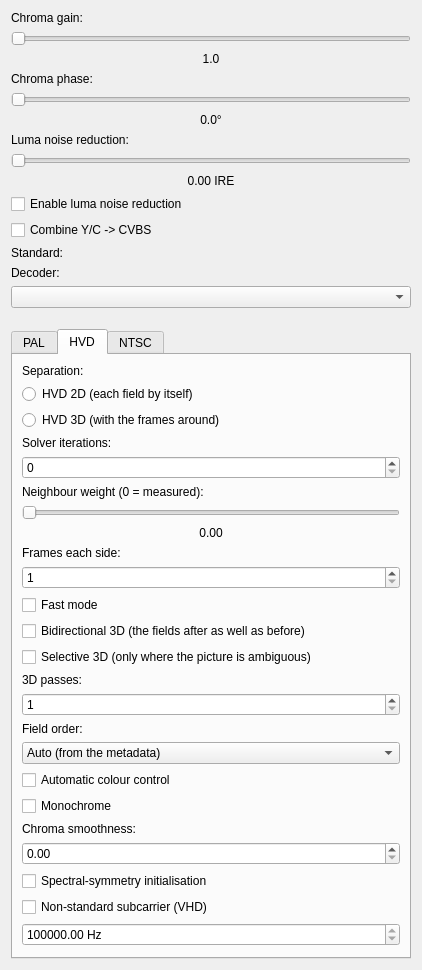
<?xml version="1.0" encoding="UTF-8"?>
<ui version="4.0">
 <class>ChromaDecoderConfigDialog</class>
 <widget class="QDialog" name="ChromaDecoderConfigDialog">
  <property name="geometry">
   <rect>
    <x>0</x>
    <y>0</y>
    <width>460</width>
    <height>637</height>
   </rect>
  </property>
  <property name="windowTitle">
   <string>Chroma Decoder Configuration</string>
  </property>
  <layout class="QVBoxLayout" name="outerVerticalLayout">
   <property name="sizeConstraint">
    <enum>QLayout::SetFixedSize</enum>
   </property>
   <item>
    <widget class="QLabel" name="chromaGainLabel">
     <property name="text">
      <string>Chroma gain:</string>
     </property>
    </widget>
   </item>
   <item>
    <widget class="QSlider" name="chromaGainHorizontalSlider">
     <property name="sizePolicy">
      <sizepolicy hsizetype="MinimumExpanding" vsizetype="Fixed">
       <horstretch>0</horstretch>
       <verstretch>0</verstretch>
      </sizepolicy>
     </property>
     <property name="minimumSize">
      <size>
       <width>400</width>
       <height>0</height>
      </size>
     </property>
     <property name="maximum">
      <number>200</number>
     </property>
     <property name="orientation">
      <enum>Qt::Horizontal</enum>
     </property>
    </widget>
   </item>
   <item>
    <widget class="QLabel" name="chromaGainValueLabel">
     <property name="text">
      <string>1.0</string>
     </property>
     <property name="alignment">
      <set>Qt::AlignCenter</set>
     </property>
    </widget>
   </item>
   <item>
    <widget class="QLabel" name="chromaPhaseLabel">
     <property name="text">
      <string>Chroma phase:</string>
     </property>
    </widget>
   </item>
   <item>
    <widget class="QSlider" name="chromaPhaseHorizontalSlider">
     <property name="maximum">
      <number>200</number>
     </property>
     <property name="orientation">
      <enum>Qt::Horizontal</enum>
     </property>
    </widget>
   </item>
   <item>
    <widget class="QLabel" name="chromaPhaseValueLabel">
     <property name="text">
      <string>0.0°</string>
     </property>
     <property name="alignment">
      <set>Qt::AlignCenter</set>
     </property>
    </widget>
   </item>
   <item>
    <widget class="QLabel" name="yNRLabel">
     <property name="text">
      <string>Luma noise reduction:</string>
     </property>
    </widget>
   </item>
   <item>
    <widget class="QSlider" name="yNRHorizontalSlider">
     <property name="orientation">
      <enum>Qt::Horizontal</enum>
     </property>
    </widget>
   </item>
   <item>
    <widget class="QLabel" name="yNRValueLabel">
     <property name="text">
      <string>0.00 IRE</string>
     </property>
     <property name="alignment">
      <set>Qt::AlignCenter</set>
     </property>
    </widget>
   </item>
   <item>
    <widget class="QCheckBox" name="enableYNRCheckBox">
     <property name="text">
      <string>Enable luma noise reduction</string>
     </property>
    </widget>
   </item>
   <item>
    <widget class="QCheckBox" name="enableYCCombineCheckBox">
     <property name="text">
      <string>Combine Y/C -> CVBS</string>
     </property>
    </widget>
   </item>
   <item>
    <widget class="QLabel" name="standardLabel">
     <property name="text">
      <string>Standard:</string>
     </property>
    </widget>
   </item>
   <item>
    <widget class="QLabel" name="decoderLabel">
     <property name="text">
      <string>Decoder:</string>
     </property>
    </widget>
   </item>
   <item>
    <widget class="QComboBox" name="decoderComboBox"/>
   </item>
   <item>
    <spacer name="verticalSpacer_1">
     <property name="orientation">
      <enum>Qt::Vertical</enum>
     </property>
     <property name="sizeHint" stdset="0">
      <size>
       <width>20</width>
       <height>15</height>
      </size>
     </property>
    </spacer>
   </item>
   <item>
    <widget class="QTabWidget" name="standardTabs">
     <property name="currentIndex">
      <number>1</number>
     </property>
     <widget class="QWidget" name="palTab">
      <attribute name="title">
       <string>PAL</string>
      </attribute>
      <layout class="QVBoxLayout" name="palVerticalLayout">
       <item>
        <widget class="QLabel" name="palFilterLabel">
         <property name="text">
          <string>Chroma filter:</string>
         </property>
        </widget>
       </item>
	   <item>
        <widget class="QRadioButton" name="palMonoRadioButton">
         <property name="text">
          <string>Mono</string>
         </property>
         <attribute name="buttonGroup">
          <string notr="true">palFilterButtonGroup</string>
         </attribute>
        </widget>
       </item>
       <item>
        <widget class="QRadioButton" name="palFilterPalColourRadioButton">
         <property name="text">
          <string>PALcolour (2D)</string>
         </property>
         <attribute name="buttonGroup">
          <string notr="true">palFilterButtonGroup</string>
         </attribute>
        </widget>
       </item>
       <item>
        <widget class="QRadioButton" name="palFilterTransform2DRadioButton">
         <property name="text">
          <string>Transform PAL 2D</string>
         </property>
         <attribute name="buttonGroup">
          <string notr="true">palFilterButtonGroup</string>
         </attribute>
        </widget>
       </item>
       <item>
        <widget class="QRadioButton" name="palFilterTransform3DRadioButton">
         <property name="text">
          <string>Transform PAL 3D</string>
         </property>
         <attribute name="buttonGroup">
          <string notr="true">palFilterButtonGroup</string>
         </attribute>
        </widget>
       </item>
       <item>
        <spacer name="verticalSpacer_7">
         <property name="orientation">
          <enum>Qt::Vertical</enum>
         </property>
         <property name="sizeHint" stdset="0">
          <size>
           <width>20</width>
           <height>15</height>
          </size>
         </property>
        </spacer>
       </item>
       <item>
        <spacer name="verticalSpacer_2">
         <property name="orientation">
          <enum>Qt::Vertical</enum>
         </property>
         <property name="sizeHint" stdset="0">
          <size>
           <width>20</width>
           <height>15</height>
          </size>
         </property>
        </spacer>
       </item>
       <item>
        <widget class="QLabel" name="thresholdLabel">
         <property name="text">
          <string>Transform threshold:</string>
         </property>
        </widget>
       </item>
       <item>
        <widget class="QSlider" name="thresholdHorizontalSlider">
         <property name="maximum">
          <number>100</number>
         </property>
         <property name="orientation">
          <enum>Qt::Horizontal</enum>
         </property>
        </widget>
       </item>
       <item>
        <widget class="QLabel" name="thresholdValueLabel">
         <property name="text">
          <string>0.4</string>
         </property>
         <property name="alignment">
          <set>Qt::AlignCenter</set>
         </property>
        </widget>
       </item>
       <item>
        <spacer name="verticalSpacer_3">
         <property name="orientation">
          <enum>Qt::Vertical</enum>
         </property>
         <property name="sizeHint" stdset="0">
          <size>
           <width>20</width>
           <height>15</height>
          </size>
         </property>
        </spacer>
       </item>
       <item>
        <widget class="QCheckBox" name="showFFTsCheckBox">
         <property name="text">
          <string>Overlay FFT visualisation</string>
         </property>
        </widget>
       </item>
       <item>
        <widget class="QCheckBox" name="simplePALCheckBox">
         <property name="text">
          <string>Use Simple PAL decoder</string>
         </property>
        </widget>
       </item>
       <item>
        <spacer name="verticalSpacer_4">
         <property name="orientation">
          <enum>Qt::Vertical</enum>
         </property>
         <property name="sizeHint" stdset="0">
          <size>
           <width>20</width>
           <height>0</height>
          </size>
         </property>
        </spacer>
       </item>
      </layout>
     </widget>
     <widget class="QWidget" name="hvdTab">
      <attribute name="title">
       <string>HVD</string>
      </attribute>
      <layout class="QVBoxLayout" name="hvdVerticalLayout">
       <item>
        <widget class="QLabel" name="hvdFilterLabel">
         <property name="text">
          <string>Separation:</string>
         </property>
        </widget>
       </item>
       <item>
        <widget class="QRadioButton" name="hvd2DRadioButton">
         <property name="text">
          <string>HVD 2D (each field by itself)</string>
         </property>
         <attribute name="buttonGroup">
          <string notr="true">hvdFilterButtonGroup</string>
         </attribute>
        </widget>
       </item>
       <item>
        <widget class="QRadioButton" name="hvd3DRadioButton">
         <property name="text">
          <string>HVD 3D (with the frames around)</string>
         </property>
         <attribute name="buttonGroup">
          <string notr="true">hvdFilterButtonGroup</string>
         </attribute>
        </widget>
       </item>
       <item>
        <widget class="QLabel" name="hvdIterationsLabel">
         <property name="text">
          <string>Solver iterations:</string>
         </property>
        </widget>
       </item>
       <item>
        <widget class="QSpinBox" name="hvdIterationsSpinBox">
         <property name="maximum">
          <number>50</number>
         </property>
        </widget>
       </item>
       <item>
        <widget class="QLabel" name="hvdStrengthLabel">
         <property name="text">
          <string>Neighbour weight (0 = measured):</string>
         </property>
        </widget>
       </item>
       <item>
        <widget class="QSlider" name="hvdStrengthHorizontalSlider">
         <property name="maximum">
          <number>200</number>
         </property>
         <property name="orientation">
          <enum>Qt::Horizontal</enum>
         </property>
        </widget>
       </item>
       <item>
        <widget class="QLabel" name="hvdStrengthValueLabel">
         <property name="text">
          <string>0.00</string>
         </property>
         <property name="alignment">
          <set>Qt::AlignCenter</set>
         </property>
        </widget>
       </item>
       <item>
        <widget class="QLabel" name="hvdOverlapLabel">
         <property name="text">
          <string>Frames each side:</string>
         </property>
        </widget>
       </item>
       <item>
        <widget class="QSpinBox" name="hvdOverlapSpinBox">
         <property name="minimum">
          <number>1</number>
         </property>
         <property name="maximum">
          <number>4</number>
         </property>
        </widget>
       </item>
       <item>
        <widget class="QCheckBox" name="hvdFastCheckBox">
         <property name="text">
          <string>Fast mode</string>
         </property>
        </widget>
       </item>
       <item>
        <widget class="QCheckBox" name="hvdBidirectionalCheckBox">
         <property name="text">
          <string>Bidirectional 3D (the fields after as well as before)</string>
         </property>
        </widget>
       </item>
       <item>
        <widget class="QCheckBox" name="hvdSelectiveCheckBox">
         <property name="text">
          <string>Selective 3D (only where the picture is ambiguous)</string>
         </property>
        </widget>
       </item>
       <item>
        <widget class="QLabel" name="hvdPassesLabel">
         <property name="text">
          <string>3D passes:</string>
         </property>
        </widget>
       </item>
       <item>
        <widget class="QSpinBox" name="hvdPassesSpinBox">
         <property name="minimum">
          <number>1</number>
         </property>
         <property name="maximum">
          <number>4</number>
         </property>
        </widget>
       </item>
       <item>
        <widget class="QLabel" name="hvdFieldOrderLabel">
         <property name="text">
          <string>Field order:</string>
         </property>
        </widget>
       </item>
       <item>
        <widget class="QComboBox" name="hvdFieldOrderComboBox">
         <item>
          <property name="text">
           <string>Auto (from the metadata)</string>
          </property>
         </item>
         <item>
          <property name="text">
           <string>First field is the top one</string>
          </property>
         </item>
         <item>
          <property name="text">
           <string>First field is the bottom one</string>
          </property>
         </item>
        </widget>
       </item>
       <item>
        <widget class="QCheckBox" name="hvdAccCheckBox">
         <property name="text">
          <string>Automatic colour control</string>
         </property>
        </widget>
       </item>
       <item>
        <widget class="QCheckBox" name="hvdMonochromeCheckBox">
         <property name="text">
          <string>Monochrome</string>
         </property>
        </widget>
       </item>
       <item>
        <widget class="QLabel" name="hvdSmoothnessLabel">
         <property name="text">
          <string>Chroma smoothness:</string>
         </property>
        </widget>
       </item>
       <item>
        <widget class="QDoubleSpinBox" name="hvdSmoothnessSpinBox">
         <property name="decimals">
          <number>2</number>
         </property>
         <property name="maximum">
          <double>8.000000000000000</double>
         </property>
         <property name="singleStep">
          <double>0.100000000000000</double>
         </property>
        </widget>
       </item>
       <item>
        <widget class="QCheckBox" name="hvdSymmetryCheckBox">
         <property name="text">
          <string>Spectral-symmetry initialisation</string>
         </property>
        </widget>
       </item>
       <item>
        <widget class="QCheckBox" name="hvdCustomSubcarrierCheckBox">
         <property name="text">
          <string>Non-standard subcarrier (VHD)</string>
         </property>
        </widget>
       </item>
       <item>
        <widget class="QDoubleSpinBox" name="hvdSubcarrierSpinBox">
         <property name="suffix">
          <string> Hz</string>
         </property>
         <property name="decimals">
          <number>2</number>
         </property>
         <property name="minimum">
          <double>500000.000000000000000</double>
         </property>
         <property name="maximum">
          <double>6000000.000000000000000</double>
         </property>
         <property name="singleStep">
          <double>100.000000000000000</double>
         </property>
        </widget>
       </item>
       <item>
        <spacer name="verticalSpacer_hvd">
         <property name="orientation">
          <enum>Qt::Vertical</enum>
         </property>
         <property name="sizeHint" stdset="0">
          <size>
           <width>20</width>
           <height>0</height>
          </size>
         </property>
        </spacer>
       </item>
      </layout>
     </widget>
     <widget class="QWidget" name="ntscTab">
      <attribute name="title">
       <string>NTSC</string>
      </attribute>
      <layout class="QVBoxLayout" name="ntscVerticalLayout">
       <item>
        <widget class="QLabel" name="ntscFilterLabel">
         <property name="text">
          <string>Chroma filter:</string>
         </property>
        </widget>
       </item>
	   <item>
        <widget class="QRadioButton" name="ntscMonoRadioButton">
         <property name="text">
          <string>Mono</string>
         </property>
         <attribute name="buttonGroup">
          <string notr="true">ntscFilterButtonGroup</string>
         </attribute>
        </widget>
       </item>
       <item>
        <widget class="QRadioButton" name="ntscFilter1DRadioButton">
         <property name="text">
          <string>1D</string>
         </property>
         <attribute name="buttonGroup">
          <string notr="true">ntscFilterButtonGroup</string>
         </attribute>
        </widget>
       </item>
       <item>
        <widget class="QRadioButton" name="ntscFilter2DRadioButton">
         <property name="text">
          <string>2D</string>
         </property>
         <attribute name="buttonGroup">
          <string notr="true">ntscFilterButtonGroup</string>
         </attribute>
        </widget>
       </item>
       <item>
        <widget class="QRadioButton" name="ntscFilter3DRadioButton">
         <property name="text">
          <string>3D</string>
         </property>
         <attribute name="buttonGroup">
          <string notr="true">ntscFilterButtonGroup</string>
         </attribute>
        </widget>
       </item>
       <item>
        <spacer name="verticalSpacer_9">
         <property name="orientation">
          <enum>Qt::Vertical</enum>
         </property>
         <property name="sizeHint" stdset="0">
          <size>
           <width>20</width>
           <height>15</height>
          </size>
         </property>
        </spacer>
       </item>
       <item>
        <widget class="QCheckBox" name="phaseCompCheckBox">
         <property name="text">
          <string>Phase compensating decoder</string>
         </property>
        </widget>
       </item>
       <item>
        <widget class="QCheckBox" name="adaptiveCheckBox">
         <property name="text">
          <string>Enable adaptive filter</string>
         </property>
        </widget>
       </item>
       <item>
        <widget class="QCheckBox" name="showMapCheckBox">
         <property name="text">
          <string>Overlay adaptive filter visualisation</string>
         </property>
        </widget>
       </item>
       <item>
        <spacer name="verticalSpacer_5">
         <property name="orientation">
          <enum>Qt::Vertical</enum>
         </property>
         <property name="sizeHint" stdset="0">
          <size>
           <width>20</width>
           <height>15</height>
          </size>
         </property>
        </spacer>
       </item>
       <item>
        <widget class="QLabel" name="adaptThresholdLabel">
         <property name="text">
          <string>Adaptive Filter Threshold:</string>
         </property>
        </widget>
       </item>
       <item>
        <widget class="QSlider" name="adaptThresholdHorizontalSlider">
         <property name="orientation">
          <enum>Qt::Horizontal</enum>
         </property>
        </widget>
       </item>
       <item>
        <widget class="QLabel" name="adaptThresholdValueLabel">
         <property name="text">
          <string>1.0</string>
         </property>
         <property name="alignment">
          <set>Qt::AlignCenter</set>
         </property>
        </widget>
       </item>
       <item>
        <spacer name="verticalSpacer_10">
         <property name="orientation">
          <enum>Qt::Vertical</enum>
         </property>
         <property name="sizeHint" stdset="0">
          <size>
           <width>20</width>
           <height>15</height>
          </size>
         </property>
        </spacer>
       </item>
       <item>
        <widget class="QLabel" name="chromaWeightLabel">
         <property name="text">
          <string>Chroma Weight:</string>
         </property>
        </widget>
       </item>
       <item>
        <widget class="QSlider" name="chromaWeightHorizontalSlider">
         <property name="orientation">
          <enum>Qt::Horizontal</enum>
         </property>
        </widget>
       </item>
       <item>
        <widget class="QLabel" name="chromaWeightValueLabel">
         <property name="text">
          <string>1.0</string>
         </property>
         <property name="alignment">
          <set>Qt::AlignCenter</set>
         </property>
        </widget>
       </item>
       <item>
        <spacer name="verticalSpacer_11">
         <property name="orientation">
          <enum>Qt::Vertical</enum>
         </property>
         <property name="sizeHint" stdset="0">
          <size>
           <width>20</width>
           <height>15</height>
          </size>
         </property>
        </spacer>
       </item>       
       <item>
        <widget class="QLabel" name="cNRLabel">
         <property name="text">
          <string>Chroma noise reduction:</string>
         </property>
        </widget>
       </item>
       <item>
        <widget class="QSlider" name="cNRHorizontalSlider">
         <property name="orientation">
          <enum>Qt::Horizontal</enum>
         </property>
        </widget>
       </item>
       <item>
        <widget class="QLabel" name="cNRValueLabel">
         <property name="text">
          <string>0.00 IRE</string>
         </property>
         <property name="alignment">
          <set>Qt::AlignCenter</set>
         </property>
        </widget>
       </item>
       <item>
        <spacer name="verticalSpacer">
         <property name="orientation">
          <enum>Qt::Vertical</enum>
         </property>
         <property name="sizeHint" stdset="0">
          <size>
           <width>20</width>
           <height>0</height>
          </size>
         </property>
        </spacer>
       </item>
      </layout>
     </widget>
    </widget>
   </item>
  </layout>
 </widget>
 <resources/>
 <connections/>
 <buttongroups>
  <buttongroup name="hvdFilterButtonGroup"/>
  <buttongroup name="ntscFilterButtonGroup"/>
  <buttongroup name="palFilterButtonGroup"/>
 </buttongroups>
</ui>
